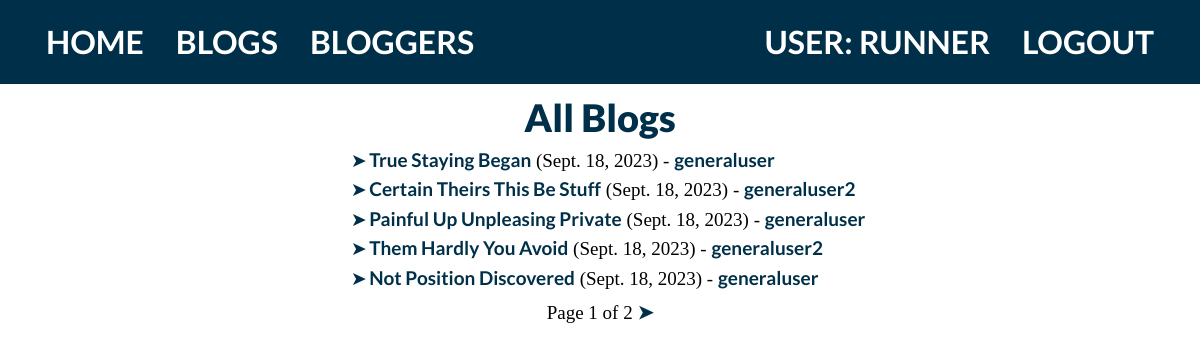
The app's page /blog/blogs/ (signed in) with its own data.
### blog/models.py (models this page shows, shortened)
class Blog(models.Model):
	name = models.CharField(max_length=200)
	author = models.ForeignKey('BlogAuthor', on_delete=models.SET_NULL, null=True)
	description = models.TextField(max_length=2000, help_text="Enter the blog post's text here.")
	post_date = models.DateField(default=date.today)
	class Meta:
		ordering = ['-post_date']
	def get_absolute_url(self):
		return reverse('blog-detail', args=[str(self.id)])

class BlogAuthor(models.Model):
	user = models.OneToOneField(User, on_delete=models.SET_NULL, null=True)
	bio = models.TextField(max_length=400, help_text="Enter your bio details here.")
	class Meta:
		ordering = ['user', 'bio']
	def __str__(self):
		return self.user.username

### blog/views.py (the view)
# urls.py: path('blogs/', views.BlogListView.as_view(), name='blogs'),
class BlogListView(generic.ListView):
  model = Blog
  paginate_by = 5

### blog/templates/blog/blog_list.html
{% extends "base_generic.html" %}
{% block content %}
  <h1>All Blogs</h1>
  {% if blog_list %}
		<div class="list">
	    <ul>
	      {% for blog in blog_list %}
	      <li>
	        <a href="{{ blog.get_absolute_url }}">{{ blog.name }}</a>
	        ({{blog.post_date}}) - <a href="{% url 'blogs-by-author' blog.author.pk %}">{{ blog.author }}</a>
	      </li>
	      {% endfor %}
	    </ul>
		</div>
  {% else %}
    <p>No blog posts have been posted yet.</p>
  {% endif %}
{% endblock %}

### blog/templates/base_generic.html (shortened to what this page needs)
<!DOCTYPE html>
<html lang="en">
  <head>
    {% load static %}
    <link
      href="https://cdn.jsdelivr.net/npm/bootstrap@5.1.3/dist/css/bootstrap.min.css"
      rel="stylesheet"
 />
    {% load static %}
    <link rel="stylesheet" href="{% static 'css/styles.css' %}" />
  </head>
  <body>
    <div class="container-fluid">
      <div class="row">
        <div class="col-sm-2">
          {% block sidebar %}
            <ul class="sidebar-nav">
              <li><a href="{% url 'index' %}">Home</a></li>
              <li><a href="{% url 'blogs' %}">Blogs</a></li>
              <li><a href="{% url 'bloggers' %}">Bloggers</a></li>
	            {% if user.is_authenticated %}
	              <li class="nav-right"><a href="{% url 'logout' %}?next={{ request.path }}">Logout</a></li>
	              <li class="nav-right-user">User: {{ user.get_username }}</li>
	              {% else %}
	              <li class="nav-right"><a href="{% url 'login' %}?next={{ request.path }}">Login</a></li>
	            {% endif %}
            </ul>
          {% endblock %}
        </div>
        <div class="col-sm-10 ">{% block content %}{% endblock %}{% block pagination %}
			    {% if is_paginated %}
			        <div class="pagination">
			            <span class="page-links">
			                <span class="page-current">
			                    Page {{ page_obj.number }} of {{ page_obj.paginator.num_pages }}
			                </span>
			                {% if page_obj.has_next %}
			                    <a href="{{ request.path }}?page={{ page_obj.next_page_number }}">➤</a>
			                {% endif %}
			            </span>
			        </div>
			    {% endif %}
  			{% endblock %}
				</div>
      </div>
    </div>
  </body>
</html>

### blog/static/css/styles.css (style rules this page uses)
* { margin: 0; padding: 0; }
body { background-color: #FFFFFF; color: #000000; font-family: 'Bitter', serif; font-size: 19px; }
h1 { color: #003049; margin-top: 0px; margin-bottom: 5px; text-transform: none; font-size: 38px; text-align: center; font-family: 'Lato', sans-serif; font-weight: 900; }
ul { margin-top: 0px; margin-bottom: 10px; display: inline-block; text-align: left; }
.col-sm-10 { display: inline-block; width: 100%; padding-left: 100px; padding-right: 100px; padding-top: 25px; }
.col-sm-2 { list-style-type: none; margin: 0; padding: 0; width: 100%; height: 70px; }
.sidebar-nav { margin-top: 0px; margin-bottom: 0px; width: 100%; height: 84px; background-color: #003049; color: #FFFFFF; padding-left: 30px; padding-right: 30px; font-family: 'Lato', sans-serif; font-weight: 900; font-size: 32px; }
ul.sidebar-nav li { list-style-type: none; float: left; text-align: center; font-weight: bold; font-size: 32px; padding-left: 0px; }
ul.sidebar-nav li.nav-right, ul.sidebar-nav li.nav-right-user { float: right; text-transform: uppercase; padding-left: 0px; }
ul.sidebar-nav li.nav-right-user { padding: 18px 16px; }
ul.sidebar-nav a { display: block; text-transform: uppercase; color: #FFFFFF; text-decoration: none; padding: 18px 16px; font-size: 32px; }
div.list { text-align: center; }
li { list-style-type: "➤"; padding-inline-start: 0.26ch; }
li::marker { color: #003049; }
.page-links { margin-left: auto; margin-right: auto; text-align: center; margin-top: -5px; }
a { font-family: 'Lato', sans-serif; color: #003049; text-decoration: none; font-size: 19px; font-weight: bold; }

### records on screen
Blog: name "True Staying Began", post_date "Sept. 18, 2023", author "generaluser"
Blog: name "Certain Theirs This Be Stuff", post_date "Sept. 18, 2023", author "generaluser2"
Blog: name "Painful Up Unpleasing Private", post_date "Sept. 18, 2023", author "generaluser"
Blog: name "Them Hardly You Avoid", post_date "Sept. 18, 2023", author "generaluser2"
Blog: name "Not Position Discovered", post_date "Sept. 18, 2023", author "generaluser"

### other values on screen
{{ user.get_username }} "RUNNER"
{{ page_obj.number }} "1"
{{ page_obj.paginator.num_pages }} "2"
